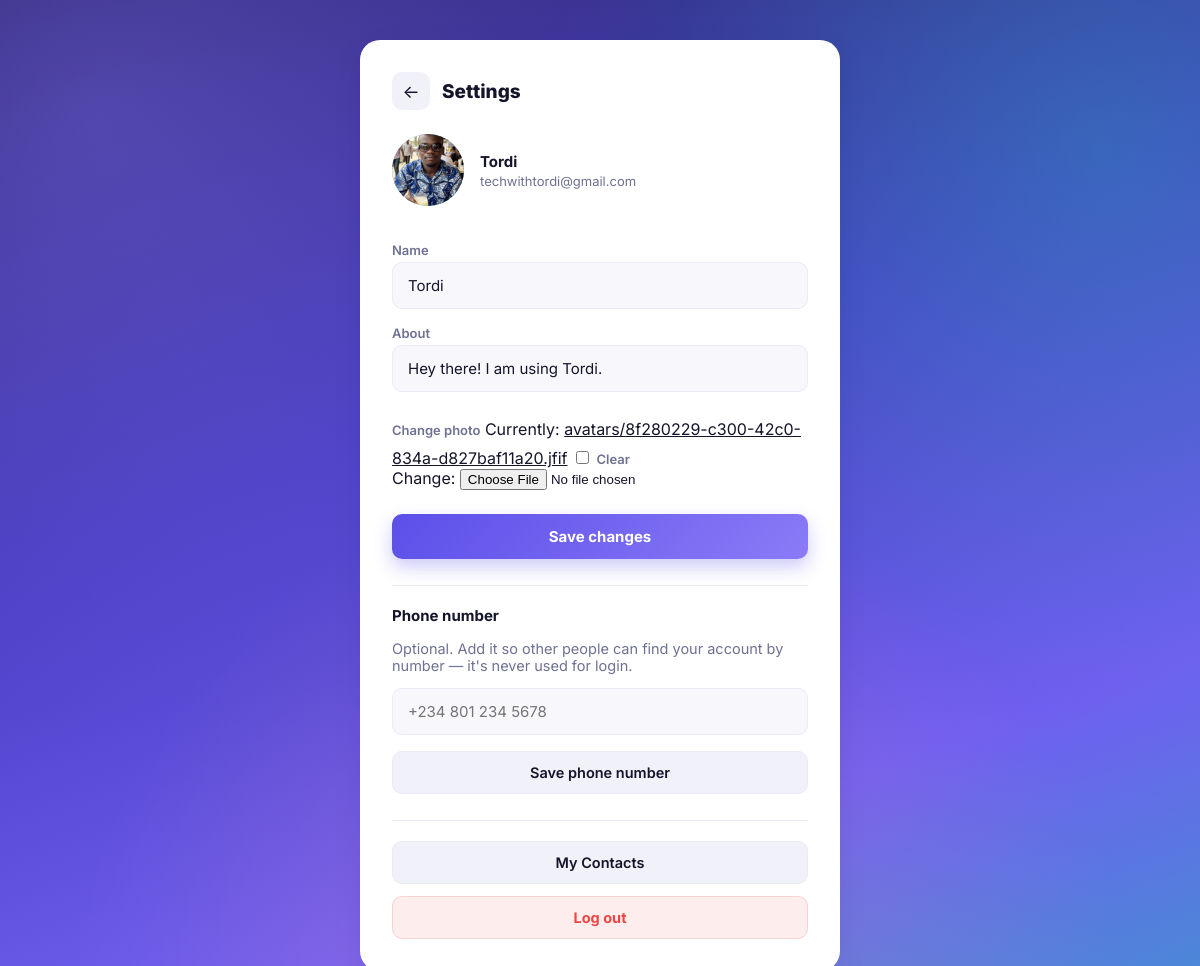
The app's page /accounts/settings/ (signed in) with its own data.
### accounts/models.py (models this page shows, shortened)
class User(AbstractBaseUser, PermissionsMixin):
    email = models.EmailField(unique=True)
    phone_number = models.CharField(max_length=20, unique=True, null=True, blank=True)
    full_name = models.CharField(max_length=150, blank=True)
    about = models.CharField(max_length=255, blank=True, default='Hey there! I am using Tordi.')
    avatar = models.ImageField(upload_to='avatars/', blank=True, null=True)
    is_verified = models.BooleanField(default=False)
    is_active = models.BooleanField(default=True)
    is_staff = models.BooleanField(default=False)
    last_seen = models.DateTimeField(null=True, blank=True)
    date_joined = models.DateTimeField(auto_now_add=True)
    ONLINE_THRESHOLD_SECONDS = 20
    USERNAME_FIELD = 'email'
    REQUIRED_FIELDS = []
    objects = UserManager()
    def display_name(self):
        return self.full_name or self.email.split('@')[0]

### accounts/views.py (the view)
# urls.py: path('settings/', views.settings_view, name='settings'),
@login_required
def settings_view(request):
    if request.method == 'POST':
        form = ProfileForm(request.POST, request.FILES, instance=request.user)
        if form.is_valid():
            form.save()
            messages.success(request, 'Profile updated.')
            return redirect('settings')
    else:
        form = ProfileForm(instance=request.user)
    phone_form = PhoneNumberForm(instance=request.user)
    return render(request, 'accounts/settings.html', {'form': form, 'phone_form': phone_form})

### accounts/forms.py (shortened to what this page needs)
class ProfileForm(forms.ModelForm):
    class Meta:
        model = User
        fields = ['full_name', 'about', 'avatar']
        widgets = {
            'full_name': forms.TextInput(attrs={'class': 'form-input', 'placeholder': 'Your name'}),
            'about': forms.TextInput(attrs={'class': 'form-input', 'placeholder': 'About'}),
        }

class PhoneNumberForm(forms.ModelForm):
    class Meta:
        model = User
        fields = ['phone_number']
        widgets = {
            'phone_number': forms.TextInput(attrs={
                'class': 'form-input',
                'placeholder': '+234 801 234 5678',
            }),
        }

### templates/accounts/settings.html (shortened to what this page needs)
{% extends 'base.html' %}
{% block content %}
<div class="settings-wrapper">
  <div class="settings-card">
    <div class="settings-top">
      <a href="{% url 'inbox' %}" class="icon-btn" title="Back to chats">←</a>
      <h1 class="settings-title">Settings</h1>
    </div>
    <div class="settings-avatar-row">
      <div class="avatar">
        {% if request.user.avatar %}<img src="{{ request.user.avatar.url }}" alt="">{% else %}{{ request.user.display_name|first|upper }}{% endif %}
      </div>
      <div>
        <div style="font-weight:700; font-size:15px;">{{ request.user.display_name }}</div>
        <div class="phone-display">{{ request.user.email }}</div>
      </div>
    </div>
    <form method="post" enctype="multipart/form-data" novalidate>
      <label for="{{ form.full_name.id_for_label }}">Name</label>
      {{ form.full_name }}
      <label for="{{ form.about.id_for_label }}">About</label>
      {{ form.about }}
      <div class="avatar-upload" style="margin-top:14px;">
        <label for="{{ form.avatar.id_for_label }}">Change photo</label>
        {{ form.avatar }}
      </div>
      <button type="submit" class="btn-primary">Save changes</button>
    </form>
    <hr class="divider">
    <h2 style="font-size:15px; margin:0 0 4px;">Phone number</h2>
    <p class="subtitle" style="text-align:left; margin-bottom:14px;">
      Optional. Add it so other people can find your account by number — it's never used for login.
    </p>
    <form method="post" action="{% url 'update_phone' %}" novalidate>
      {{ phone_form.phone_number }}
      <button type="submit" class="btn-secondary" style="margin-top:12px;">Save phone number</button>
    </form>
    <hr class="divider">
    <a href="{% url 'contacts_list' %}" class="btn-secondary" style="display:block; text-align:center; text-decoration:none; box-sizing:border-box;">
      My Contacts
    </a>
    <div style="height:12px;"></div>
    <form method="post" action="{% url 'logout' %}">
      <button type="submit" class="btn-danger">Log out</button>
    </form>
  </div>
</div>
{% endblock %}

### static/css/style.css (style rules this page uses)
:root { --brand: #5B4FE9; --brand-2: #7C6FF0; --brand-dark: #3F35B5; --accent: #17C3B2; --sent-grad: linear-gradient(135deg, #5B4FE9 0%, #8B7BF7 100%); --bg: #F3F4FB; --surface: #FFFFFF; --border: #EAEBF5; --text: #14142B; --muted: #6E7191; --danger: #EF4444; --radius-lg: 20px; --radius-md: 14px; --radius-sm: 10px; --shadow-soft: 0 10px 30px rgba(30, 20, 90, 0.08); --shadow-pop: 0 16px 40px rgba(30, 20, 90, 0.16); }
* { box-sizing: border-box; }
html, body { height: 100%; }
body { margin: 0; font-family: 'Inter', -apple-system, BlinkMacSystemFont, 'Segoe UI', Helvetica, Arial, sans-serif; background: radial-gradient(circle at 8% 12%, rgba(139, 123, 247, 0.35), transparent 42%), radial-gradient(circle at 92% 15%, rgba(23, 195, 178, 0.30), transparent 40%), radial-gradient(circle at 50% 100%, rgba(255, 141, 161, 0.22), transparent 45%), linear-gradient(160deg, #2C2470 0%, #4A3FC4 40%, #6F5FF0 75%, #17C3B2 130%); background-attachment: fixed; color: var(--text); -webkit-font-smoothing: antialiased; }
a { color: inherit; }
.subtitle { color: var(--muted); font-size: 14.5px; margin-bottom: 28px; }
.form-input { width: 100%; padding: 13px 15px; border: 1.5px solid var(--border); border-radius: var(--radius-sm); font-size: 15px; font-family: inherit; outline: none; background: #F8F8FC; color: var(--text); transition: border-color 0.15s, background 0.15s, box-shadow 0.15s; }
.btn-primary { margin-top: 20px; padding: 13px; background: var(--sent-grad); color: white; border: none; border-radius: var(--radius-sm); font-size: 15px; font-weight: 700; cursor: pointer; font-family: inherit; transition: transform 0.12s, box-shadow 0.12s, opacity 0.12s; box-shadow: 0 8px 18px rgba(91, 79, 233, 0.3); }
.btn-secondary { margin-top: 10px; padding: 12px; background: #F1F1F9; color: var(--text); border: 1.5px solid var(--border); border-radius: var(--radius-sm); font-size: 14.5px; font-weight: 600; cursor: pointer; font-family: inherit; }
.btn-danger { padding: 12px; background: #FDEDED; color: var(--danger); border: 1.5px solid #F8D3D3; border-radius: var(--radius-sm); font-size: 14.5px; font-weight: 700; cursor: pointer; font-family: inherit; width: 100%; }
.icon-btn { color: white; text-decoration: none; font-size: 18px; width: 38px; height: 38px; border-radius: 10px; display: flex; align-items: center; justify-content: center; background: rgba(255,255,255,0.15); transition: background 0.12s; border: none; cursor: pointer; }
.avatar { width: 44px; height: 44px; border-radius: 50%; background: linear-gradient(135deg, #8B7BF7, #17C3B2); color: white; display: flex; align-items: center; justify-content: center; font-weight: 700; font-size: 16px; position: relative; flex-shrink: 0; overflow: hidden; }
.avatar img { width: 100%; height: 100%; object-fit: cover; }
.settings-wrapper { min-height: 100vh; display: flex; justify-content: center; align-items: flex-start; padding: 40px 20px; }
.settings-card { background: var(--surface); border-radius: var(--radius-lg); padding: 32px; width: 100%; max-width: 480px; box-shadow: var(--shadow-soft); height: fit-content; }
.settings-top { display: flex; align-items: center; gap: 12px; margin-bottom: 24px; }
.settings-top a.icon-btn { background: #F1F1F9; color: var(--text); }
.settings-title { font-size: 19px; font-weight: 800; margin: 0; }
.settings-avatar-row { display: flex; align-items: center; gap: 16px; margin-bottom: 24px; }
.settings-avatar-row .avatar { width: 72px; height: 72px; font-size: 26px; }
.avatar-upload label { display: inline-block; font-size: 13px; font-weight: 700; color: var(--brand); cursor: pointer; margin-top: 0; }
.phone-display { font-size: 13px; color: var(--muted); margin-top: 2px; }
.settings-card form { display: flex; flex-direction: column; gap: 4px; }
.settings-card label { font-size: 13px; font-weight: 600; color: var(--muted); margin-top: 12px; }
.divider { height: 1px; background: var(--border); margin: 26px 0 20px; border: none; }

### records on screen
User: user.avatar (picture), user.display_name "Tordi", user.email "techwithtordi@gmail.com", full_name "Tordi", about "Hey there! I am using Tordi."
